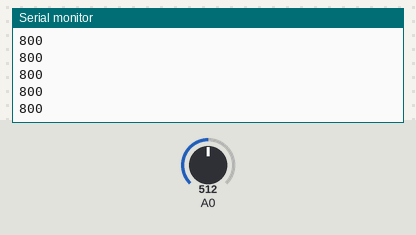
Simulated run of this sketch. Board: Arduino Uno, built with avr-gcc and run on an emulated ATmega328P. On the bench: the last lines printed to the serial monitor. The test bench sets the inputs (shaded band); at power-on: A0 = 512.

Above: at 1.2 s.
1.3 s: A0 set to 390
At 1.8 s:
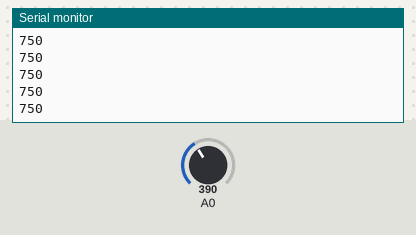
2.8 s: A0 set to 306
At 3.5 s:
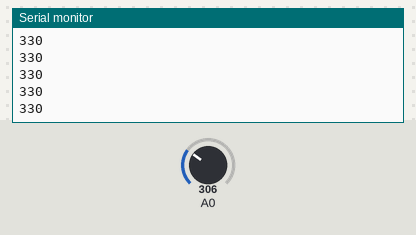
Timing chart, 0 to 5.8 s (numbered marks = the images above; inputs shaded):
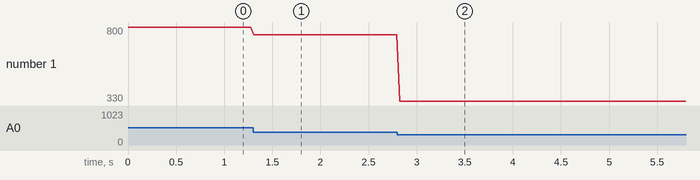

The sketch:

input_sender.ino
```cpp
void setup() {
  // put your setup code here, to run once:
  Serial.begin(115200);
}

void loop() {
  // put your main code here, to run repeatedly:
  int measurement = analogRead(A0);
  if(measurement<240) measurement=240;
  if(measurement>400) measurement=400;
  int output = map(measurement, 240, 400, 0, 800);
  Serial.println(output);
  delay(30);
}
```

Measured:
- after the input at 1.3 s, the serial monitor: prints a new line at once (image 1)
- after the input at 2.8 s, the serial monitor: prints a new line at once (image 2)
- plotted number 1: 800 → 750 after the input at 1.3 s, 750 → 330 after the input at 2.8 s
